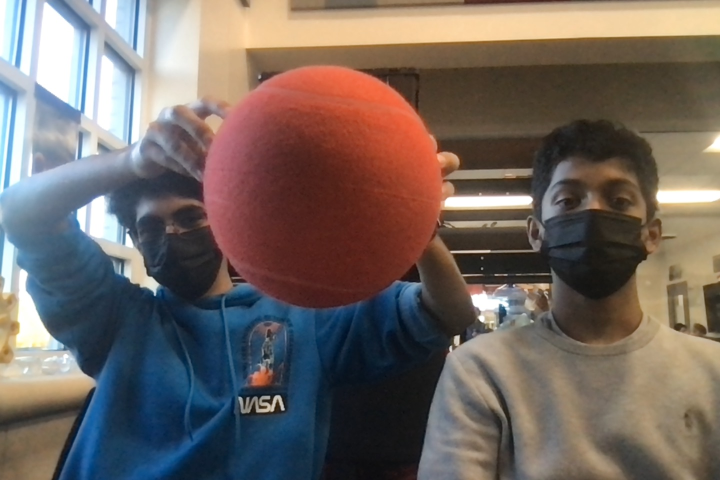
//> input picture scripts/red_ball.jpg, 1440 x 960 px, given in place of the camera (shown at 1/2 size)
$ ./main   (built with g++ and OpenCV 4)
//> lines starting //> are read from the running program, lines starting //| are printed output that depends on the picture; after the words box and inside, x2 and y2 are one past the last pixel; in counts of white or black regions, pixels touching at a corner belong together
//> further down, frame is the input picture: 960 rows x 1440 cols, CV_8UC3; mean B, G, R 97.6, 102.9, 113.8
#include <opencv2/core.hpp>
#include "opencv2/imgproc.hpp"
#include <opencv2/highgui.hpp>
#include <opencv2/photo.hpp>

#include <iostream>
#include <vector>

using namespace cv;
using namespace std;

const bool red = false;

void process(Mat* input, Mat* output) {
    if(red) {
        *input = ~*input; // invert color space to allow const
        cvtColor(*input,*output, COLOR_BGR2HSV);
        inRange(*output, Scalar(43, 18, 234), Scalar(110, 172, 255), *output);
    } else {
        cvtColor(*input, *output, COLOR_BGR2HSV);
//> output: 960 rows x 1440 cols, CV_8UC3; mean H, S, V 51.3, 98, 128.2
        inRange(*output, Scalar(90, 50, 70), Scalar(128, 255, 255), *output);
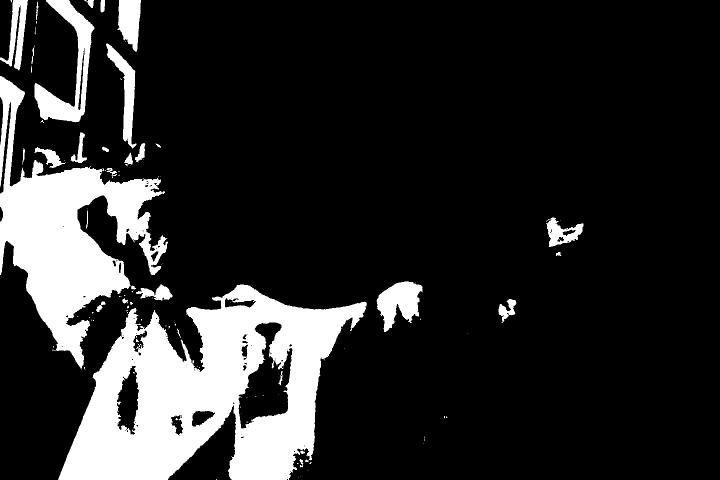
//> output: 960 rows x 1440 cols, CV_8UC1 (shown at 1/2 size); 16.7% white; 124 white regions (90 under 20 px), largest, box (x1, y1, x2, y2) and area: (116, 569, 734, 960) 126112, (0, 152, 336, 739) 70741, (69, 0, 190, 245) 9810
    }
    medianBlur(*output, *output, 17);
    erode(*output, *output, Mat(), Point(-1, -1), 3);
    dilate(*output, *output, Mat(), Point(-1, -1), 5);
    morphologyEx(*output, *output, MORPH_HITMISS, Mat());
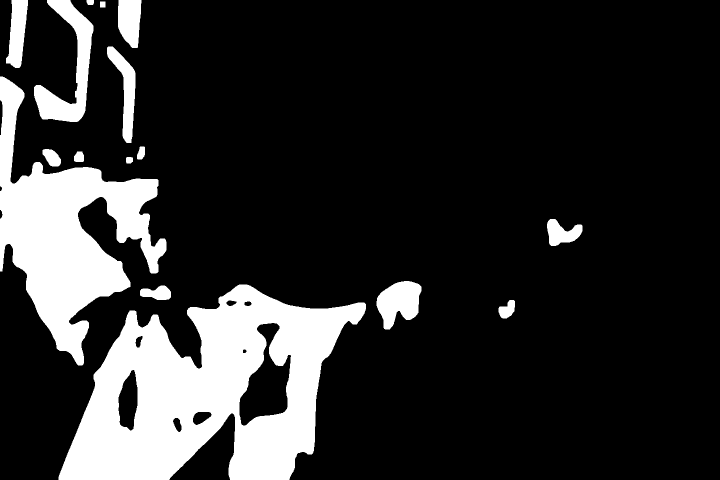
//> output: 960 rows x 1440 cols, CV_8UC1 (shown at 1/2 size); 17.4% white; 16 white regions, largest, box (x1, y1, x2, y2) and area: (117, 569, 732, 960) 131324, (0, 153, 333, 731) 74411, (68, 0, 187, 244) 10892

    vector<Vec3f> circles;
    HoughCircles(*output, circles, HOUGH_GRADIENT, 1, 25, 30, 15, 50, 0);
//> circles = 372 circles (x, y, radius), first 12: [151.5, 610.5, 377.9], [342.5, 842.5, 287.8], [336.5, 767.5, 136.2], [258.5, 708.5, 233.6], [1008.5, 188.5, 833.2], [318.5, 820.5, 255.8], [554.5, 93.5, 536.1], [536.5, 134.5, 492.9], [441.5, 319.5, 416.2], [409.5, 442.5, 380.8], [282.5, 775.5, 198.3], [3.5, 448.5, 597.2]
    Vec3f biggest;
    int bigrad = 0;
    for( size_t i = 0; i < circles.size(); i++ ) {
        if(circles[i][2] > bigrad) {
            bigrad = circles[i][2];
            biggest = circles[i];
        }
    }
//> this loop made 372 passes
//> (bigrad, biggest) on passes 1, 5, 140: (377, [151.5, 610.5, 377.9]), (833, [1008.5, 188.5, 833.2]), (1111, [1346.5, 1.5, 1111.3])
//> after the loop, bigrad = 1111
    Point center;
    if(circles.size() > 0) {
        center = Point(biggest[0], biggest[1]);
//> center = Point(1346, 1)
        circle( *input, center, 1, Scalar(0,100,100), 3, LINE_AA);
//> input: 960 rows x 1440 cols, CV_8UC3; 40 pixels changed, all inside (x1, y1, x2, y2) = (1342, 0, 1351, 5)
        printf("%d\n", center.x);
//| 1346
    }
    // [11 lines of commented-out code are left out]
}

int main() {
  int id = 0;
  VideoCapture capture;
  capture.open(id);

  while(true) {
	Mat frame;
    Mat output;
    capture.read(frame);
    if(frame.empty()) {
        printf("Frame not empty!\n");
        break;
    }


    process(&frame, &output);


    imshow("input", frame);
    imshow("output", output);

    waitKey(1);
  }

  return 0;
}
